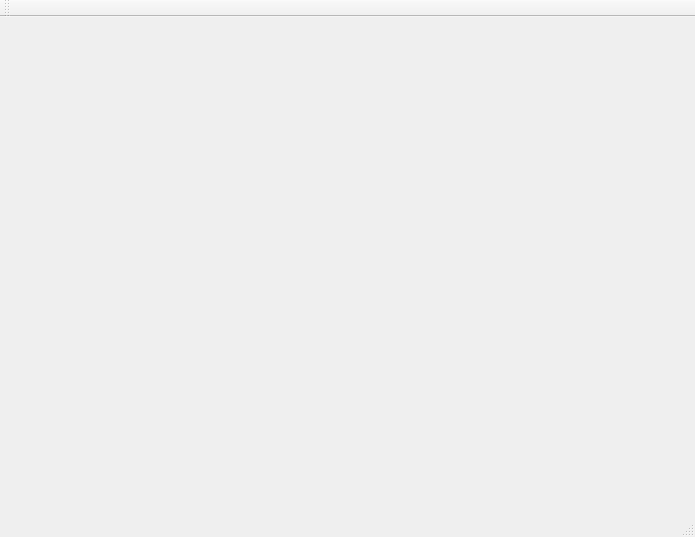
<?xml version="1.0" encoding="UTF-8"?>
<ui version="4.0">
 <class>MainWindow</class>
 <widget class="QMainWindow" name="MainWindow">
  <property name="geometry">
   <rect>
    <x>0</x>
    <y>0</y>
    <width>695</width>
    <height>537</height>
   </rect>
  </property>
  <property name="windowTitle">
   <string>MainWindow</string>
  </property>
  <widget class="QWidget" name="centralWidget"/>
  <widget class="QMenuBar" name="menuBar">
   <property name="geometry">
    <rect>
     <x>0</x>
     <y>0</y>
     <width>695</width>
     <height>25</height>
    </rect>
   </property>
  </widget>
  <widget class="QToolBar" name="mainToolBar">
   <attribute name="toolBarArea">
    <enum>TopToolBarArea</enum>
   </attribute>
   <attribute name="toolBarBreak">
    <bool>false</bool>
   </attribute>
  </widget>
  <widget class="QStatusBar" name="statusBar"/>
 </widget>
 <layoutdefault spacing="6" margin="11"/>
 <resources/>
 <connections/>
</ui>
